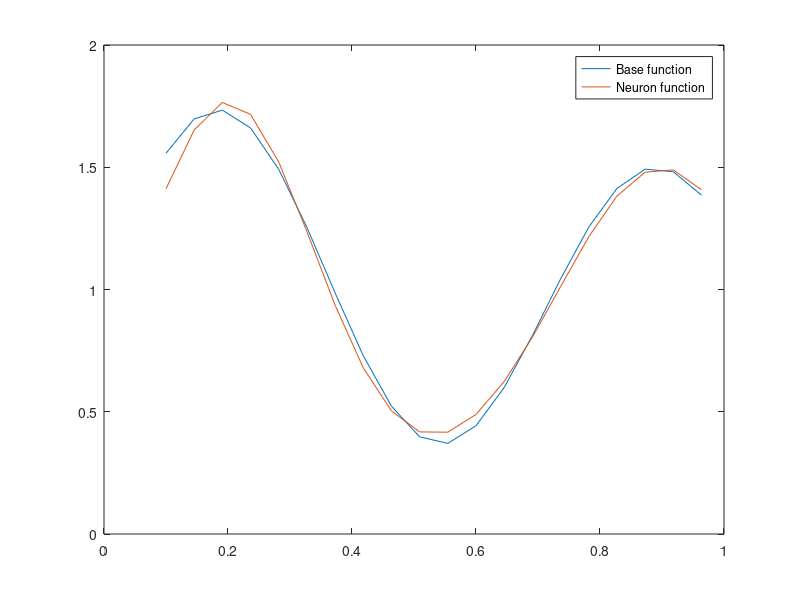

MATLAB code to generate this figure:
function IS_lab_3
    n = 0.15;                                %Mokymosi greitis
    
    C1 = 0.2;        						 % Pirmas centras
    C2 = 0.9;       					     % Antras centras
    
    sigma1 = 0.14;                           % R/ Pirma sigma
    sigma2 = 0.17;                           % R/ Antra sigma
    
    x = 0.1 : 1/22 : 1;
    
    baseFunction = BaseFunction(x); 
        
% Svorių koeficientai
    w0 = rand(1);
    w1 = rand(1);    							 
    w2 = rand(1);
    b = rand(1);
    
% Mokymas
    for i = 1 : 100
        for j = 1 : length(x)
            F1 = GaussianFunction(x(j), C1, sigma1);
            F2 = GaussianFunction(x(j), C2, sigma2);
            
            v1 = F1 * w1 + F2 * w2 + w0;
            
            err = BaseFunction(x(j)) - v1; 
            w1 = w1 + n * err * F1;
            w2 = w2 + n * err * F2;
            w0 = w0 + n * err;
        end
    end 
    
% Neurono funkcija
    for j = 1 : length(x)
        F1 = GaussianFunction(x(j), C1, sigma1);
        F2 = GaussianFunction(x(j), C2, sigma2);
        v2 = F1 * w1 + F2 * w2 + w0;
        Y(j) = v2;
    end
    
    plot(x, baseFunction, x, Y);
    legend('Base function', 'Neuron function');
end

function y = GaussianFunction(x, c, r)
    y = exp(-(x-c)^2/(2*r^2));
end

function y = BaseFunction(x)
    y = (1 + 0.6 * sin (2 * pi * x / 0.7)) + 0.3 * sin (2 * pi * x) / 2;
end